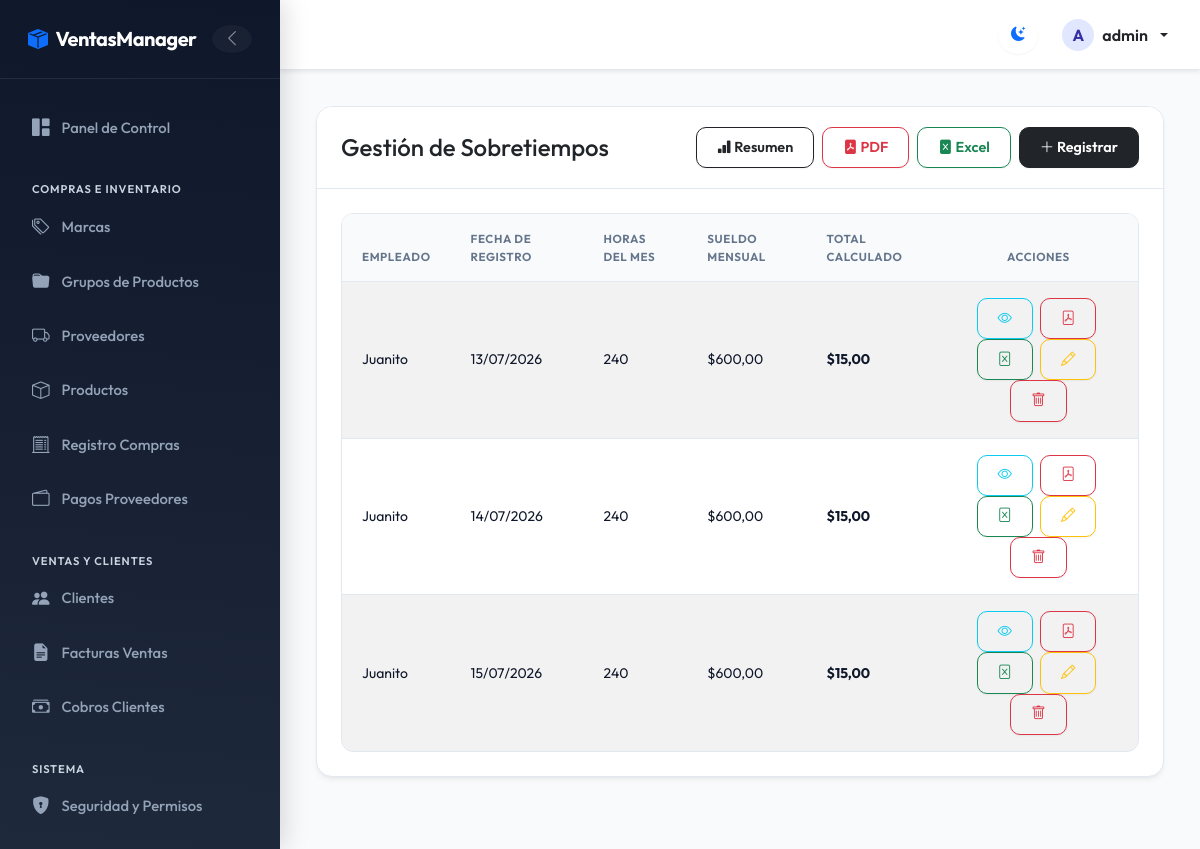
The app's page /rrhh/sobretiempos/ (signed in) with its own data.
### RRHH/models.py (models this page shows, shortened)
class Sobretiempo(models.Model):
    empleado = models.ForeignKey(Empleado, on_delete=models.CASCADE)
    fecha_registro = models.DateField()
    total_horas = models.PositiveIntegerField(default=240)
    sueldo_mensual = models.DecimalField(max_digits=10, decimal_places=2)
    total_calculado = models.DecimalField(
        max_digits=10,
        decimal_places=2,
        editable=False,
        default=0
    )
    class Meta:
        constraints = [
            models.UniqueConstraint(fields=['empleado', 'fecha_registro'], name='unique_sobretiempo_empleado_fecha')
        ]

class Empleado(models.Model):
    nombres = models.CharField(max_length=100)
    sueldo = models.DecimalField(max_digits=10, decimal_places=2)

### RRHH/views.py (the view)
# urls.py: path('sobretiempos/', views.SobretiempoListView.as_view(), name='sobretiempo_list'),
class SobretiempoListView(LoginRequiredMixin, PermissionRequiredMixin, ListView):
    permission_required = 'RRHH.view_sobretiempo'
    model = Sobretiempo
    template_name = 'rrhh/sobretiempo_list.html'
    context_object_name = 'sobretiempos'

### billing/context_processors.py (called while the page is built)
def sri_settings(request):
    sri_url = getattr(settings, 'SRI_MICROSERVICE_URL', 'https://sri-microservice.vercel.app/firmar-y-enviar')
    base_url = sri_url.rsplit('/', 1)[0]
    return {
        'SRI_MICROSERVICE_CONFIG_URL': f"{base_url}/configurar"
    }

### security/templatetags/security_tags.py (called while the page is built)
@register.filter(name='has_group')
def has_group(user, group_name):
    if not user.is_authenticated:
        return False
    if user.is_superuser:      # el superusuario ve todo
        return True
    return user.groups.filter(name=group_name).exists()

### RRHH/templates/rrhh/sobretiempo_list.html (shortened to what this page needs)
{% extends 'billing/base.html' %}
{% block content %}
<div class="card shadow mb-4">
    <div class="card-header bg-warning text-dark d-flex justify-content-between align-items-center">
        <h4 class="mb-0">Gestión de Sobretiempos</h4>
        <div class="d-flex gap-2">
            <a href="{% url 'rrhh:sobretiempo_resumen' %}" class="btn btn-outline-dark btn-sm font-weight-bold">
                <i class="bi bi-bar-chart-fill"></i> Resumen
            </a>
            <a href="{% url 'rrhh:sobretiempo_list_pdf' %}" class="btn btn-outline-danger btn-sm font-weight-bold" title="Exportar PDF Completo">
                <i class="bi bi-file-pdf-fill"></i> PDF
            </a>
            <a href="{% url 'rrhh:sobretiempo_list_excel' %}" class="btn btn-outline-success btn-sm font-weight-bold" title="Exportar Excel Completo">
                <i class="bi bi-file-excel-fill"></i> Excel
            </a>
            <a href="{% url 'rrhh:sobretiempo_create' %}" class="btn btn-dark btn-sm">
                <i class="bi bi-plus-lg"></i> Registrar
            </a>
        </div>
    </div>
    <div class="card-body">
        <div class="table-responsive">
            <table class="table table-hover table-striped align-middle">
                <thead>
                    <tr>
                        <th>Empleado</th>
                        <th>Fecha de Registro</th>
                        <th>Horas del Mes</th>
                        <th>Sueldo Mensual</th>
                        <th>Total Calculado</th>
                        <th class="text-center">Acciones</th>
                    </tr>
                </thead>
                <tbody>
                    {% for st in sobretiempos %}
                    <tr>
                        <td>{{ st.empleado.nombres }}</td>
                        <td>{{ st.fecha_registro|date:"d/m/Y" }}</td>
                        <td>{{ st.total_horas }}</td>
                        <td>${{ st.sueldo_mensual }}</td>
                        <td class="fw-bold text-success">${{ st.total_calculado }}</td>
                        <td class="text-center">
                            <a href="{% url 'rrhh:sobretiempo_detail' st.id %}" class="btn btn-sm btn-outline-info me-1" title="Ver Detalle"><i class="bi bi-eye"></i></a>
                            <a href="{% url 'rrhh:sobretiempo_detail_pdf' st.id %}" class="btn btn-sm btn-outline-danger me-1" title="Descargar PDF"><i class="bi bi-file-pdf"></i></a>
                            <a href="{% url 'rrhh:sobretiempo_detail_excel' st.id %}" class="btn btn-sm btn-outline-success me-1" title="Descargar Excel"><i class="bi bi-file-excel"></i></a>
                            <a href="{% url 'rrhh:sobretiempo_update' st.id %}" class="btn btn-sm btn-outline-warning me-1" title="Editar"><i class="bi bi-pencil"></i></a>
                            <a href="{% url 'rrhh:sobretiempo_delete' st.id %}" class="btn btn-sm btn-outline-danger" title="Eliminar"><i class="bi bi-trash"></i></a>
                        </td>
                    </tr>
                    {% empty %}
                    <tr>
                        <td colspan="6" class="text-center text-muted">No se han registrado sobretiempos.</td>
                    </tr>
                    {% endfor %}
                </tbody>
            </table>
        </div>
    </div>
</div>
{% endblock %}

### billing/templates/billing/base.html (shortened to what this page needs)
{% load security_tags %}
{% load static %}
<!DOCTYPE html>
<html lang="es">
<head>
  <link href="https://cdn.jsdelivr.net/npm/bootstrap@5.3.0/dist/css/bootstrap.min.css" rel="stylesheet">
  <link rel="stylesheet" href="https://cdn.jsdelivr.net/npm/bootstrap-icons@1.10.5/font/bootstrap-icons.css">
  <link rel="stylesheet" href="{% static 'css/custom.css' %}">
</head>
<body>
  <div class="app-container {% if not user.is_authenticated %}no-sidebar{% endif %}" id="appContainer">
    {% if user.is_authenticated %}
    <aside class="sidebar" id="sidebar">
      <div class="sidebar-header d-flex align-items-center justify-content-between">
        <a class="sidebar-brand d-flex align-items-center gap-2" href="{% url 'billing:home' %}">
          <i class="bi bi-box-seam-fill text-primary"></i>
          <span>VentasManager</span>
        </a>
        <button id="sidebarToggleCompact" class="btn btn-link text-white-50 p-0 border-0 d-none d-lg-flex align-items-center justify-content-center" style="width: 28px; height: 28px; border-radius: 50% !important; transition: all 0.2s;" title="Compactar menú">
          <i id="compactIcon" class="bi bi-chevron-left" style="font-size: 1.1rem;"></i>
        </button>
      </div>
      <div class="sidebar-content">
        <ul class="sidebar-menu">
            <li class="sidebar-item">
              <a href="{% url 'billing:home' %}" class="sidebar-link {% if request.resolver_match.view_name == 'billing:home' %}active{% endif %}">
                <i class="bi bi-grid-1x2-fill"></i> <span>Panel de Control</span>
              </a>
            </li>
            {% if user|has_group:'Compras' or user|has_group:'Administrador' or user|has_group:'Gerente' %}
            <li class="sidebar-category">Compras e Inventario</li>
            <li class="sidebar-item">
              <a href="{% url 'billing:brand_list' %}" class="sidebar-link {% if 'brand' in request.path %}active{% endif %}">
                <i class="bi bi-tags"></i> <span>Marcas</span>
              </a>
            </li>
            <li class="sidebar-item">
              <a href="{% url 'billing:productgroup_list' %}" class="sidebar-link {% if 'productgroup' in request.path %}active{% endif %}">
                <i class="bi bi-folder-fill"></i> <span>Grupos de Productos</span>
              </a>
            </li>
            <li class="sidebar-item">
              <a href="{% url 'billing:supplier_list' %}" class="sidebar-link {% if 'supplier' in request.path %}active{% endif %}">
                <i class="bi bi-truck"></i> <span>Proveedores</span>
              </a>
            </li>
            <li class="sidebar-item">
              <a href="{% url 'billing:product_list' %}" class="sidebar-link {% if 'product/' in request.path or 'product_list' in request.resolver_match.view_name %}active{% endif %}">
                <i class="bi bi-box"></i> <span>Productos</span>
              </a>
            </li>
            <li class="sidebar-item">
              <a href="{% url 'purchasing:purchase_list' %}" class="sidebar-link {% if 'purchases' in request.path %}active{% endif %}">
                <i class="bi bi-receipt-cutoff"></i> <span>Registro Compras</span>
              </a>
            </li>
            <li class="sidebar-item">
              <a href="{% url 'pagos:pagos_compras_home' %}" class="sidebar-link {% if 'cobros/compras' in request.path or 'cobros/pagar' in request.path %}active{% endif %}">
                <i class="bi bi-wallet2"></i> <span>Pagos Proveedores</span>
              </a>
            </li>
            {% endif %}
            {% if user|has_group:'Ventas' or user|has_group:'Administrador' or user|has_group:'Gerente' %}
            <li class="sidebar-category">Ventas y Clientes</li>
            <li class="sidebar-item">
              <a href="{% url 'billing:customer_list' %}" class="sidebar-link {% if 'customer' in request.path %}active{% endif %}">
                <i class="bi bi-people-fill"></i> <span>Clientes</span>
              </a>
            </li>
            <li class="sidebar-item">
              <a href="{% url 'billing:invoice_list' %}" class="sidebar-link {% if 'invoice' in request.path %}active{% endif %}">
                <i class="bi bi-file-earmark-text-fill"></i> <span>Facturas Ventas</span>
              </a>
            </li>
            <li class="sidebar-item">
              <a href="{% url 'pagos:pagos_home' %}" class="sidebar-link {% if 'cobros/' in request.path and not 'compras' in request.path and not 'pagar' in request.path %}active{% endif %}">
                <i class="bi bi-cash-stack"></i> <span>Cobros Clientes</span>
              </a>
            </li>
            {% endif %}
            {% if user|has_group:'Administrador' %}
            <li class="sidebar-category">Sistema</li>
            <li class="sidebar-item">
              <a href="{% url 'security:security_home' %}" class="sidebar-link {% if 'security' in request.path %}active{% endif %}">
                <i class="bi bi-shield-lock-fill"></i> <span>Seguridad y Permisos</span>
              </a>
            </li>
            <li class="sidebar-item">
              <a href="{{ SRI_MICROSERVICE_CONFIG_URL }}" target="_blank" class="sidebar-link">
              </a>
            </li>
            {% endif %}
        </ul>
      </div>
    </aside>
    {% endif %}
    <div class="main-wrapper">
      <header class="topbar shadow-sm">
        <div class="topbar-actions">
          <button id="themeToggle" class="btn btn-link text-body p-2 border-0" aria-label="Cambiar tema" style="font-size: 1.25rem; display: flex; align-items: center; justify-content: center; width: 38px; height: 38px; border-radius: 50% !important; background: transparent;">
            <i id="themeToggleIcon" class="bi bi-moon-stars-fill text-primary"></i>
          </button>
          {% if user.is_authenticated %}
          <div class="dropdown">
            <a class="dropdown-toggle text-body text-decoration-none fw-semibold d-flex align-items-center gap-2" href="#" id="userMenu" data-bs-toggle="dropdown" aria-expanded="false">
              <div class="rounded-circle bg-primary-subtle text-primary d-flex align-items-center justify-content-center text-uppercase fw-bold" style="width: 32px; height: 32px;">
                {{ user.username|slice:":1" }}
              </div>
              <span class="d-none d-sm-inline">{{ user.username }}</span>
            </a>
          </div>
          {% else %}
          <a href="{% url 'login' %}" class="btn btn-primary btn-sm">Iniciar Sesión</a>
          {% endif %}
        </div>
      </header>
      <main class="main-content">
        {% block content %}{% endblock %}
      </main>
    </div>
  </div>
</body>
</html>

### records on screen
Sobretiempo: empleado.nombres "Juanito", fecha_registro "13/07/2026", total_horas "240", sueldo_mensual "600,00", total_calculado "15,00"
Sobretiempo: empleado.nombres "Juanito", fecha_registro "14/07/2026", total_horas "240", sueldo_mensual "600,00", total_calculado "15,00"
Sobretiempo: empleado.nombres "Juanito", fecha_registro "15/07/2026", total_horas "240", sueldo_mensual "600,00", total_calculado "15,00"

### other values on screen
{{ user.username|slice:":1" }} "A"
{{ user.username }} "admin"
